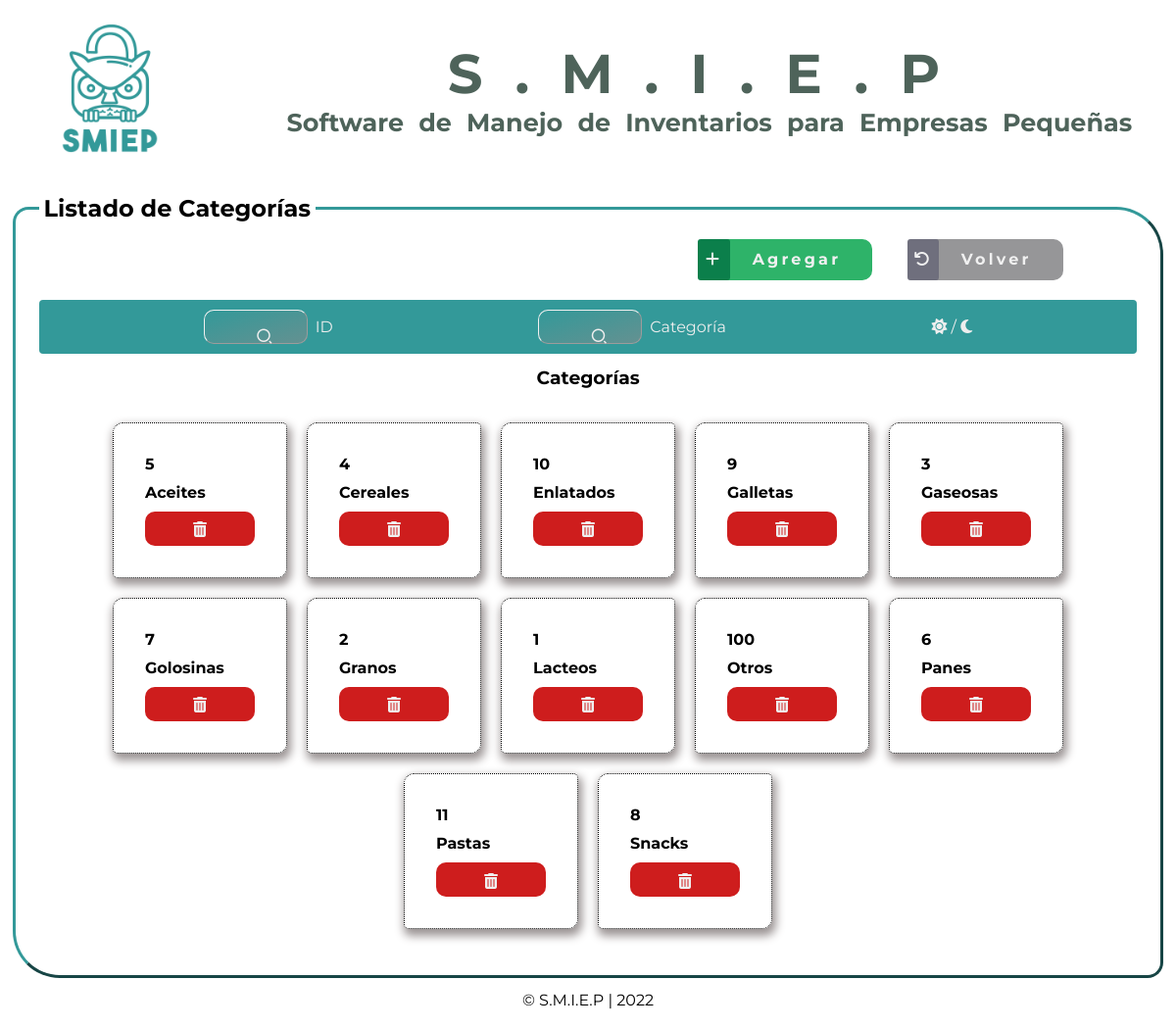
The page /view/categoria/mostrarCat.php (signed in) on the database its author committed.
### tables this page shows
CREATE TABLE `categoria` (
  `id_cat` int(100) NOT NULL COMMENT 'Identificador de la categoría',
  `nCategoria` varchar(50) NOT NULL COMMENT 'Nombre de la categoría',
  PRIMARY KEY (`id_cat`)
);

### model/conexion1.php (called while the page is built, shortened)
<?php
class Db
{
	private static $conexion = NULL;
	public static function conectar()
	{
		$pdo_options[PDO::ATTR_ERRMODE] = PDO::ERRMODE_EXCEPTION;
		self::$conexion = new PDO('mysql:host=us-cdbr-east-05.cleardb.net; dbname=heroku_619553700a45b98', 'bcc4441154c3a9', 'b4a4c01d', $pdo_options);
		return self::$conexion;
	}
}

### model/categoriaCrud_Mdl.php (called while the page is built, shortened)
<?php
require_once('conexion1.php');
class CrudCategoria
{
	private $db;
	public function __construct()
	{
		$this->db=Db::conectar();
	}
	public function mostrar()
	{
		$listaCategoria = [];
		$select = $this->db->query('SELECT * FROM categoria ORDER BY nCategoria ASC');
		foreach ($select->fetchAll() as $Categoria)
		{
			$myCategoria = new Categoria();
			$myCategoria->setid_cat($Categoria['id_cat']);
			$myCategoria->setnCategoria($Categoria['nCategoria']);
			$listaCategoria[] = $myCategoria;
		}
		return $listaCategoria;
	}
}
?>

### model/categoriaMdl.php (called while the page is built, shortened)
<?php
class Categoria
{
	private $id_cat;
	private $nCategoria;
	public function getnCategoria()
	{
		return $this->nCategoria;
	}
	public function setnCategoria($nCategoria)
	{
		$this->nCategoria = $nCategoria;
	}
	public function getid_Cat()
	{
		return $this->id_cat;
	}
	public function setid_cat($id_cat)
	{
		$this->id_cat = $id_cat;
	}
}
?>

### view/categoria/mostrarCat.php (the view, shortened to what this page needs)
<?php
if ($_SESSION['email'] == null or $_SESSION["userName"] == null or
$_SESSION["pass"] == null)
{
    header("location:../../index.php");
}
else
{
    require_once('../../model/categoriaCrud_Mdl.php');
    require_once('../../model/categoriaMdl.php');
    $crud = new CrudCategoria();
    $listaCategoria = $crud->mostrar();
?>
<!DOCTYPE html>
<html lang="es">
<head>
    <link rel="stylesheet" href="../../public/css/categoria.css">
    <link rel="stylesheet" href="../../public/css/plantillas/btns.css">
    <link rel="stylesheet" href="../../public/css/mostrar.css">
    <link rel="stylesheet" href="../../public/css/searchBar.css">
    <link rel="stylesheet" href="../../public/css/plantillas/footer.css">
    <link rel="stylesheet" href="../../public/css/plantillas/header1.css">
    <link rel="stylesheet" href="../../public/css/fonts.css">
    <link rel="stylesheet" href="../../public/css/variables.css">
    <link href="https://cdn.jsdelivr.net/npm/remixicon@2.5.0/fonts/remixicon.css" rel="stylesheet">
    <link rel="stylesheet" href="https://cdnjs.cloudflare.com/ajax/libs/font-awesome/6.1.1/css/all.min.css" />
</head>
<body>
    <header>
    </header>
    <section class="contentList">
        <fieldset>
            <legend>Listado de Categorías</legend>
            <div class="btnMos">
                <a href='ingresar.php' class="add"><span><i class="fa-solid fa-plus"></i></span>Agregar</a>
                <a href='../inicio/menu.php' class="back"><span><i
                            class="fa-solid fa-arrow-rotate-left"></i></span>Volver</a>
            </div>
            <div class="searchNav">
                <div class="buscarOne">
                    <button type="button" class="searchBtn">
                        <i class="ri-search-2-line"></i>
                    </button>
                </div>
                <span class="labelsito">
                    <label for="filtrar-tabla1">ID</label>
                </span>
                <div class="buscarTwo">
                    <button type="button" class="searchBtn">
                        <i class="ri-search-2-line"></i>
                    </button>
                </div>
                <span class="labelsito">
                    <label for="filtrar-tabla2">Categoría</label>
                </span>
                <div class="darkMode">
                    <a id="mod" class="mod" onclick="cambiarModo()">
                        <span id="id-moon" class="btn-mode moon">
                            <i class="fas fa-sun"></i>
                        </span>/
                        <span id="id-sun" class="btn-mode sun active">
                            <i class="fas fa-moon"></i>
                        </span>
                    </a>
                </div>
            </div>
            <section class="listElements">
                <div class="titleList">
                    <h3>Categorías</h3>
                </div>
                <div class="contentTable">
                    <?php foreach ($listaCategoria as $Categoria) { ?>
                    <div class="row">
                        <div class="id">
                            <?php echo $Categoria->getid_Cat() ?>
                        </div>
                        <div class="colName">
                         <?php echo $Categoria->getnCategoria() ?>
                        </div>
                        <div class="btnOpt">
                            <div class="btnOptDel">
                            <a class="eliminar" type="submit" href="../../controller/categoriaCtrl.php?id_Cat=<?php echo $Categoria->getid_Cat()?>&accion=e">
                                <i class="fa-solid fa-trash-can"></i>
                            </a>
                            </div>
                        </div>
                    </div>
                    <?php } ?>
                </div>
            </section>
        </fieldset>
    </section>
</body>
</html>
<?php
}?>

### public/css/categoria.css (style rules this page uses)
.contentTable { display: flex; justify-content: center; flex-wrap: wrap; }
.row { border: 1px dotted #000; border-radius: var(--radiousBtn) 5px; margin: 10px; padding: 2rem; width: 7rem; -webkit-box-shadow: 2px 5px 10px 2px var(--shadowColorSoft); -moz-box-shadow: 2px 5px 10px 2px var(--shadowColorSoft); box-shadow: 2px 5px 10px 2px var(--shadowColorSoft); }
div .id, div .colName { font-family: "Montserrat-Bold"; margin-bottom: 10px; }
div .btnOptDel { height: 1rem !important; width: 6rem !important; }

### public/css/plantillas/btns.css (style rules this page uses)
.btnMos a { position: relative; left: 60%; text-decoration: none; font-family: "Montserrat-Bold"; color: var(--bgColor); padding: var(--paddingBtn); padding-left: 0; letter-spacing: 0.2rem; border-radius: var(--radiousBtn); }
.btnMos .add { background-color: var(--submitBtn); margin-right: 2rem; }
.btnMos .add span { background-color: var(--submitBtnHovs); border-radius: 3px; padding: 0.7rem 0.5rem; margin-right: 2%; }
.btnMos .back { background-color: var(--backBtn); }
.btnMos .back span { background-color: var(--backBtnHovs); border-radius: 3px; padding: 0.7rem 0.4rem; margin-right: 2%; }
div .btnOpt { display: flex; align-items: center; justify-content: space-around; flex-wrap: nowrap; }
div .btnOptDel { border-radius: var(--radiousBtn); height: 1rem; width: 2rem; background-color: var(--btnDel); text-align: center; padding: 0.6rem; }
div .btnOpt a i { color: var(--bgColor); width: 100%; height: 100%; }
button { padding: var(--paddingBtn); display: block; margin: auto; font-family: "Montserrat-Bold"; color: var(--bgColor); font-size: 18px; letter-spacing: 0.17rem; background-color: var(--colorSMIEP); border: transparent; border-radius: 10px; }

### public/css/mostrar.css (style rules this page uses)
section { padding: .8rem; }
.contentList fieldset { padding: 1.5rem; border: 3px outset var(--colorSMIEP); border-radius: 1rem 3rem; }
.contentList fieldset legend { border-radius: 10px 10px; font-family: "Montserrat-Bold"; padding: 0.3rem; font-size: 24px; }
.listElements .titleList { font-family: "Montserrat-Bold"; text-align: center; margin: auto auto 1.5rem auto; }
div .btnOpt { display: flex; align-items: center; justify-content: space-around; flex-wrap: nowrap; }
div .btnOptDel { border-radius: var(--radiousBtn); height: 1rem; width: 2rem; background-color: var(--btnDel); text-align: center; padding: 0.6rem; }
div .btnOpt a i { color: var(--bgColor); width: 100%; height: 100%; }

### public/css/searchBar.css (style rules this page uses)
.searchNav { position: sticky; top: 0; max-width: 100%; max-height: max-content; display: flex; flex-direction: row; align-items: center; justify-content: space-around; flex-wrap: wrap; padding: 10px 15%; color: #eee; background-color: var(--colorSMIEP); border-radius: 4px; margin-top: 2rem; }
.searchNav .buscarOne, .searchNav .buscarTwo, .searchNav .buscarThree { display: flex; flex-direction: row; align-items: center; padding: 5px 20px; border: .5px outset var(--bgColor); background: linear-gradient(to bottom right, var(--colorSMIEP), #649191); border-radius: 10px; margin-right: .5rem; }
.searchNav .buscarOne :is(input, button), .searchNav .buscarTwo :is(input, button), .searchNav .buscarThree :is(input, button) { color: inherit; border: none; background: transparent; outline: none; }
.searchNav .buscarOne .searchBtn, .searchNav .buscarTwo .searchBtn, .searchNav .buscarThree .searchBtn { width: 1.3rem; height: 1.3rem; display: grid; place-items: center; cursor: pointer; }
::placeholder { color: inherit; }
.labelsito { margin: auto auto auto -.01rem; }

### public/css/plantillas/footer.css (style rules this page uses)
.footer { width: 100%; text-align: center; bottom: 0; margin-bottom: 20px; }

### public/css/plantillas/header1.css (style rules this page uses)
* { margin: 0; padding: 0; font-family: "Montserrat"; }
.header_superior { display: flex; flex-direction: row; align-items: center; justify-content: space-between; }
span.logo { margin: 1rem 0 0 2rem; max-width: max-content; }
.logo_imagen { width: 10rem; height: 10rem; }
.contenedor { max-width: max-content; color: #4e635a; }
.titulito { word-spacing: 0.5rem; margin-right: 2rem; text-align: center; font-size: 1.36rem; }
.title { font-family: "Montserrat-Bold"; letter-spacing: 2rem; text-transform: capitalize; font-size: 3.5rem; }

### public/css/variables.css (style rules this page uses)
:root { --bgColor: #f0f0f0; --bgColorSoft: #cccccc; --bgColorDark: #000; --submitBtn: #2eb369; --submitBtnHov: #0d9256; --submitBtnHovs: #0b7f4b; --colorSMIEP: #339999; --BtnHov: #184b4b; --letterColW: #fff; --backBtn: #50505499; --backBtnHov: #838391; --backBtnHovs: #6f6f7d; --paddingBtn: 0.7rem 2rem; --radiousBtn: 10px; --btnDel: #ce1d1d; --btnDelHov: #8f2626; --shadowColor: #333333; --shadowColorSoft: #9b9494; }

### rows shown on the page
categoria: id_cat "5", nCategoria "Aceites"
categoria: id_cat "4", nCategoria "Cereales"
categoria: id_cat "10", nCategoria "Enlatados"
categoria: id_cat "9", nCategoria "Galletas"
categoria: id_cat "3", nCategoria "Gaseosas"
categoria: id_cat "7", nCategoria "Golosinas"
categoria: id_cat "2", nCategoria "Granos"
categoria: id_cat "1", nCategoria "Lacteos"
categoria: id_cat "100", nCategoria "Otros"
categoria: id_cat "6", nCategoria "Panes"
categoria: id_cat "11", nCategoria "Pastas"
categoria: id_cat "8", nCategoria "Snacks"
